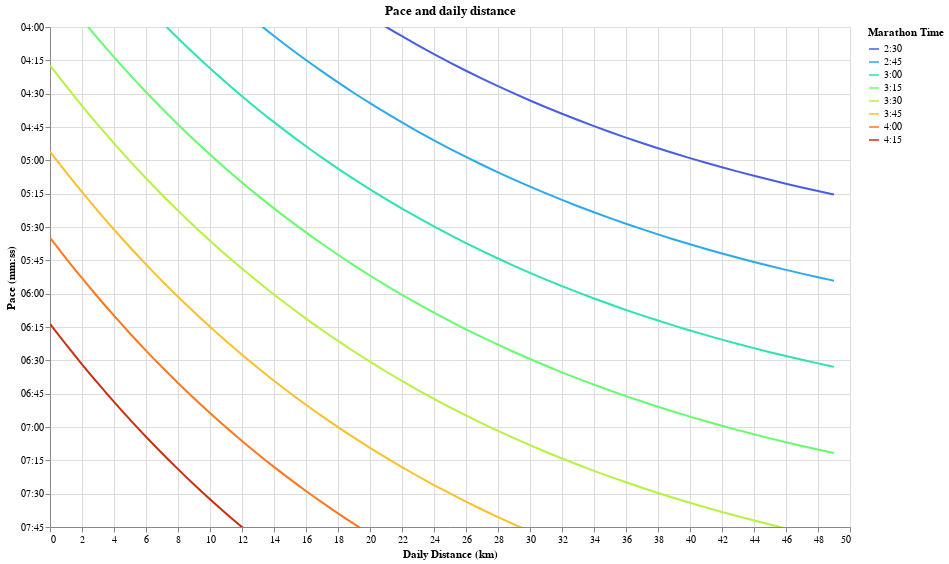

Notebook code cell kept with this figure:
### Code cell
marathon_times = (
    alt.Chart(times_df)
    .mark_line(interpolate="basis")
    .encode(
        x=alt.X("km_day:Q", title="Daily Distance (km)"),
        y=alt.Y(
            "pace:Q",
            title="Pace (mm:ss)",
            scale=alt.Scale(
                reverse=True,
                zero=False,
                domain=(min(pace_ticks_values), max(pace_ticks_values)),
            ),
            axis=alt.Axis(
                values=pace_ticks_values,
                labelExpr="datum.value > 0 ? timeFormat(datum.value * 1000, '%M:%S') : ''",
            ),
        ),
        color=alt.Color(
            "marathon_time:N",
            title="Marathon Time",
            scale=alt.Scale(scheme="turbo"),
            legend=alt.Legend(
                labelExpr="floor(datum.value) + ':' + (floor((datum.value % 1) * 60) < 10 ? '0' : '') + floor((datum.value % 1) * 60)"
            ),
        ),
        tooltip=[
            alt.Tooltip("km_day:Q", title="Distance (km)"),
            alt.Tooltip("formatted_pace:N", title="Pace (mm:ss)"),
            alt.Tooltip("marathon_time:Q", title="Marathon time (hours)"),
        ],
    )
    .properties(width=800, height=500, title="Pace and daily distance")
    .interactive()
)

marathon_times.show()

### Figure 1 — Vega-Lite specification as saved in the notebook (floating-point values rounded to 4 significant figures; data arrays with more than 128 entries replaced by an {"elided": "..."} marker saying what was removed)
{"config": {"view": {"continuousWidth": 300, "continuousHeight": 300}}, "data": {"name": "data-12b766e5ae5d6d30aa3f53cb02070fd0"}, "mark": {"type": "line", "interpolate": "basis"}, "encoding": {"color": {"field": "marathon_time", "legend": {"labelExpr": "floor(datum.value) + ':' + (floor((datum.value % 1) * 60) < 10 ? '0' : '') + floor((datum.value % 1) * 60)"}, "scale": {"scheme": "turbo"}, "title": "Marathon Time", "type": "nominal"}, "tooltip": [{"field": "km_day", "title": "Distance (km)", "type": "quantitative"}, {"field": "formatted_pace", "title": "Pace (mm:ss)", "type": "nominal"}, {"field": "marathon_time", "title": "Marathon time (hours)", "type": "quantitative"}], "x": {"field": "km_day", "title": "Daily Distance (km)", "type": "quantitative"}, "y": {"axis": {"labelExpr": "datum.value > 0 ? timeFormat(datum.value * 1000, '%M:%S') : ''", "values": [240, 255, 270, 285, 300, 315, 330, 345, 360, 375, 390, 405, 420, 435, 450, 465]}, "field": "pace", "scale": {"domain": [240, 465], "reverse": true, "zero": false}, "title": "Pace (mm:ss)", "type": "quantitative"}}, "height": 500, "params": [{"name": "param_4", "select": {"type": "interval", "encodings": ["x", "y"]}, "bind": "scales"}], "title": "Pace and daily distance", "width": 800, "$schema": "https://vega.github.io/schema/vega-lite/v5.17.0.json", "datasets": {"data-12b766e5ae5d6d30aa3f53cb02070fd0": {"elided": "400 records"}}}
